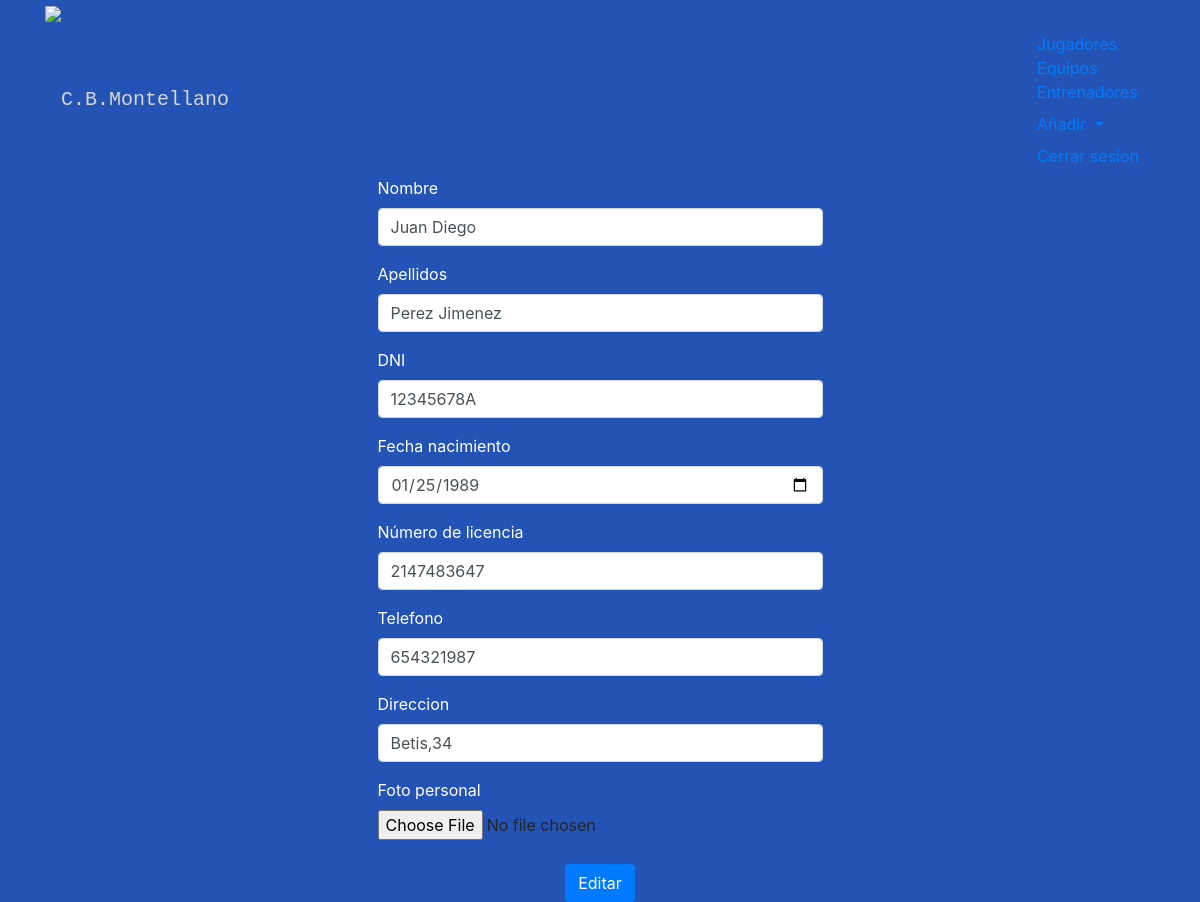
The page /admin/editarentrenador.php?id=1 on the database its author committed.
### tables this page shows
CREATE TABLE `entrenador` (
  `identrenador` int(11) unsigned NOT NULL AUTO_INCREMENT,
  `nombre` varchar(100) NOT NULL,
  `apellidos` varchar(100) NOT NULL,
  `dni` varchar(9) NOT NULL,
  `fechanacimiento` date NOT NULL,
  `numerolicencia` int(10) NOT NULL,
  `telefono` varchar(9) DEFAULT NULL,
  `direccion` varchar(100) DEFAULT NULL,
  PRIMARY KEY (`identrenador`)
);

### admin/editarentrenador.php (the view, shortened to what this page needs)
<!DOCTYPE html>
<html lang="en">
<head>
<link rel="stylesheet" href="https://stackpath.bootstrapcdn.com/bootstrap/4.1.3/css/bootstrap.min.css">
<link rel="stylesheet" href="style.css">
<link href="//netdna.bootstrapcdn.com/twitter-bootstrap/2.3.2/css/bootstrap-combined.min.css" rel="stylesheet" id="bootstrap-css">
</head>
<body>
<div class="container">
  <?php
      include_once "../header/headeradmin.php";
  ?>
        <?php
        $connection = new mysqli("localhost", "juan", "2asirtriana", "cbmontellano");
        $connection->set_charset("uft8");
    ?>
      <?php if (!isset($_POST["dni"])) : ?>
       <?php
     $query="SELECT * from entrenador WHERE identrenador='".$_GET['id']."'";
    if ($result = $connection->query($query)) {
        $obj = $result->fetch_object();
    }
    ?>
    <form method="post">
  <div class="row justify-content-center">
    <div class="col-md-5">
  <div class="form-group">
    <label id="camposregistro">Nombre</label>
    <input type="text" class="form-control" name="nom" value="<?php echo "$obj->nombre" ?>" required>
  </div>
  <div class="form-group">
    <label id="camposregistro">Apellidos</label>
    <input type="text" class="form-control" name="ape" value="<?php echo "$obj->apellidos" ?>" required>
  </div>
  <div class="form-group">
    <label id="camposregistro">DNI</label>
    <input type="text" class="form-control" name="dni" maxlength="9" value="<?php echo "$obj->dni" ?>" required>
  </div>
  <div class="form-group">
    <label id="camposregistro">Fecha nacimiento</label>
    <input type="date" class="form-control" name="fec" value="<?php echo "$obj->fechanacimiento" ?>">
  </div>
  <div class="form-group">
    <label id="camposregistro">Número de licencia</label>
    <input type="text" class="form-control" name="num" value="<?php echo "$obj->numerolicencia" ?>">
  </div>
  <div class="form-group">
    <label id="camposregistro">Telefono</label>
    <input type="text" class="form-control" name="tfno" maxlength="9" value="<?php echo "$obj->telefono" ?>">
  </div>
  <div class="form-group">
    <label id="camposregistro">Direccion</label>
    <input type="text" class="form-control" name="dir" value="<?php echo "$obj->direccion" ?>">
  </div>
  <div>
    <label id="camposregistro">Foto personal</label>
    <input type="file" name="image"/>
  </div>
  <br>
  <div class="row justify-content-center">
  <button type="submit" class="btn btn-primary">Editar</button>
  </div>
</div>
</div>
</form>
<?php endif ?>
</div>
</body>
</html>

### admin/style.css (style rules this page uses)
#camposregistro { color:white; }

### admin/editarentrenador.php (style rules this page uses)
body { background-color: #2353B4; }

### rows shown on the page
entrenador: nom "Juan Diego", ape "Perez Jimenez", dni "12345678A", fec "01/25/1989", num "2147483647", tfno "654321987", dir "Betis,34"
